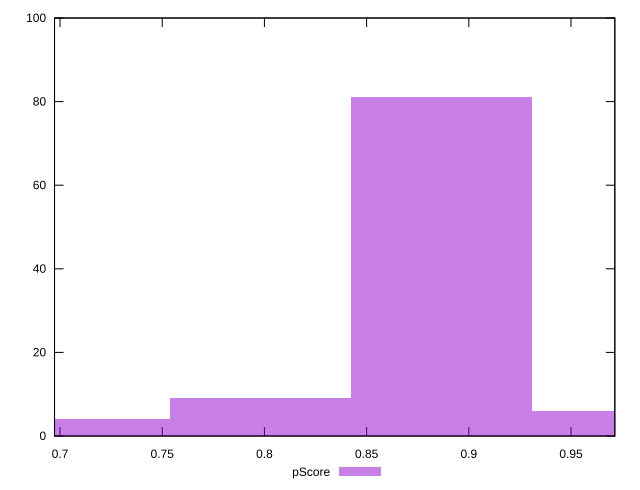

gnuplot code for this plot:
reset

$pScore <<EOF
0.7093204821393857 4
0.8866506026742321 81
0.797985542406809 9
0.9753156629416553 6
EOF

set key outside below
set boxwidth 0.08866506026742321
set xrange [0.6973135095245235:0.9714350674558014]
set yrange [0:100]
set trange [0:100]
set style fill transparent solid 0.5 noborder
set terminal svg size 640, 490 enhanced background rgb 'white'
set output "report_00013_2021-02-09T12-04-24.940Z/first-meaningful-paint/samples/pages+cached+noadtech+nomedia/pScore/histogram.svg"

plot $pScore title "pScore" with boxes

reset
